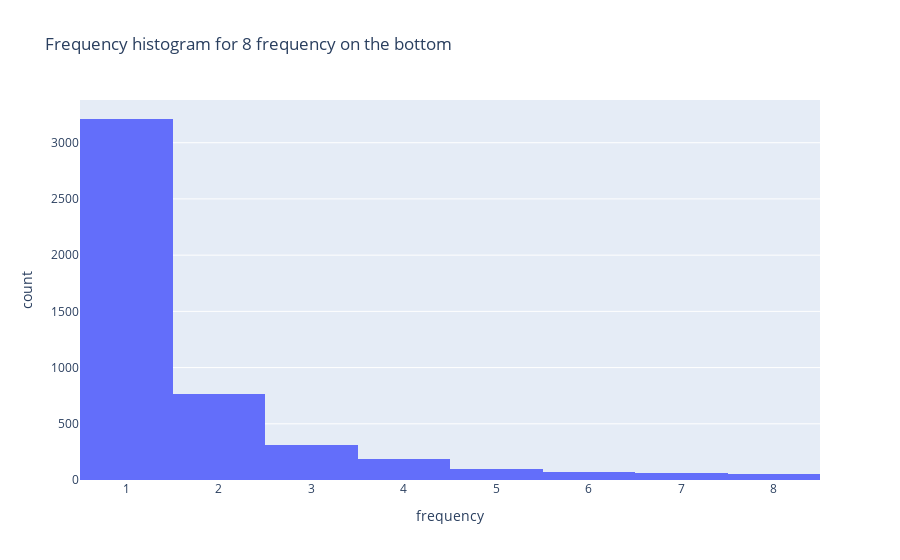

The notebook cell this image was saved under:
### Markdown cell above
Let us execute the pipeline and investigate the results.

### Code cell
french_results = pipeline1.execute_pipeline("nlp_pipeline")

### Figure 1 — Plotly figure (JSON) as saved in the notebook; plotly's stock layout.template omitted (floating-point values rounded to 4 significant figures; data arrays with more than 128 entries replaced by an {"elided": "..."} marker saying what was removed)
{"data": [{"alignmentgroup": "True", "bingroup": "x", "hovertemplate": "frequency=%{x}<br>count=%{y}<extra></extra>", "legendgroup": "", "marker": {"color": "#636efa", "pattern": {"shape": ""}}, "name": "", "offsetgroup": "", "orientation": "v", "showlegend": false, "type": "histogram", "x": {"elided": "4772 int values"}, "xaxis": "x", "yaxis": "y"}], "layout": {"barmode": "relative", "legend": {"tracegroupgap": 0}, "title": {"text": "Frequency histogram for 8 frequency on the bottom"}, "xaxis": {"anchor": "y", "domain": [0, 1], "title": {"text": "frequency"}}, "yaxis": {"anchor": "x", "domain": [0, 1], "title": {"text": "count"}}}}
